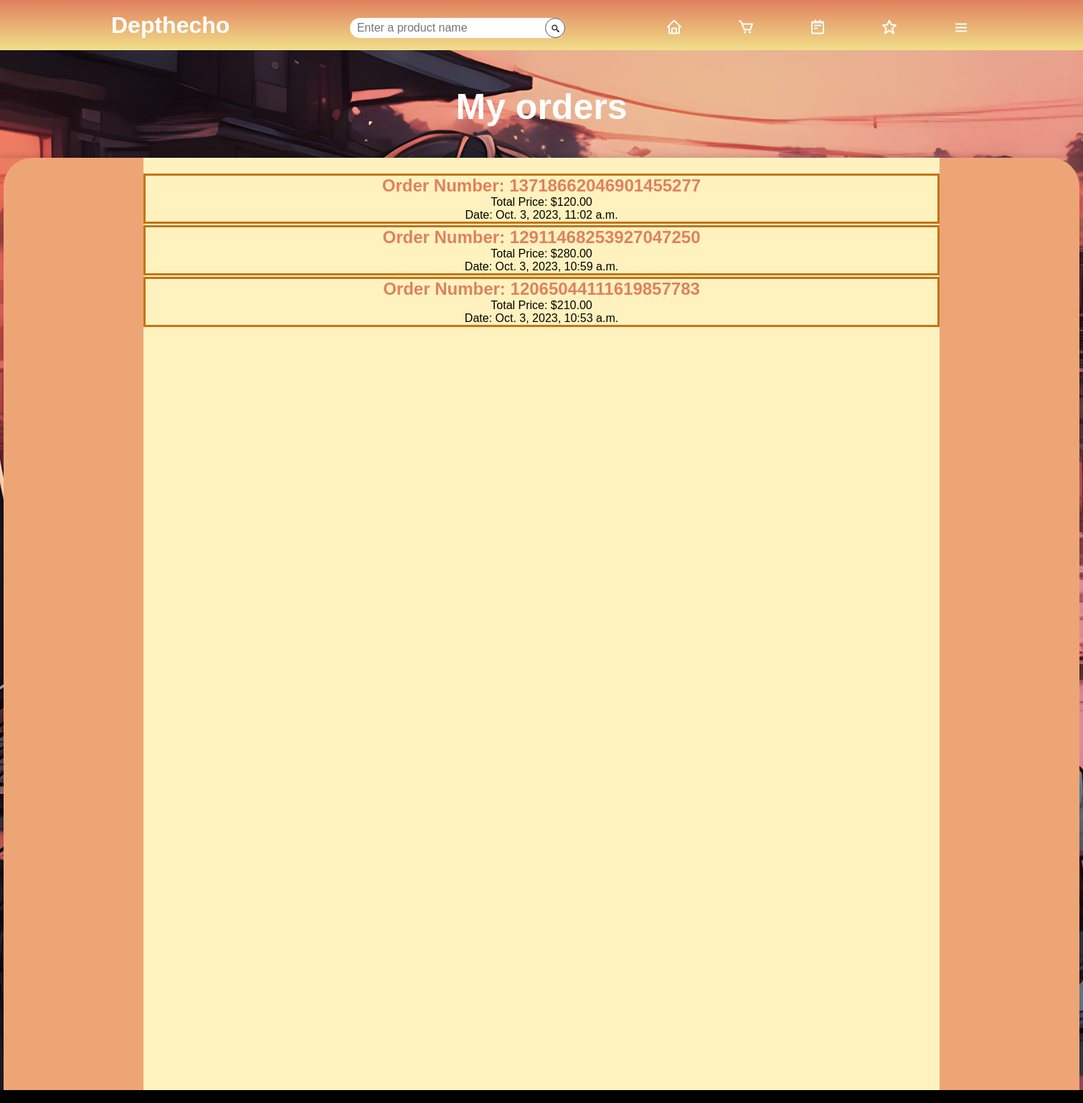
The page /orders/ (signed in) on the database as committed earlier.
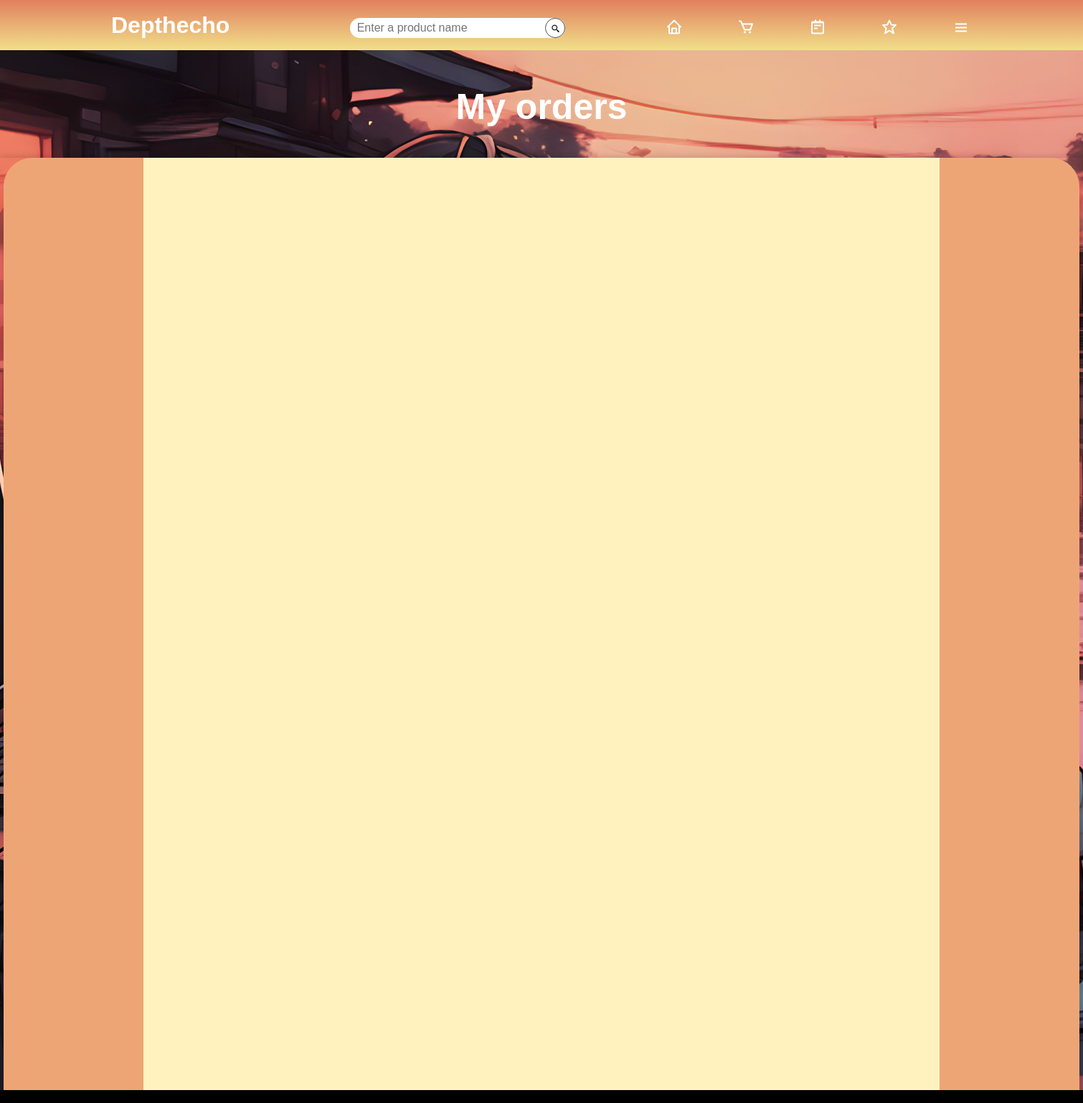
The same page on the database as committed later.
### orders/models.py (models this page shows, shortened)
class Order(models.Model):
    user = models.ForeignKey(CustomUser, on_delete=models.CASCADE)
    order_number = models.CharField(max_length=100, unique=True, default=generate_order_number)
    total_price = models.DecimalField(max_digits=10, decimal_places=2)
    order_date = models.DateTimeField(auto_now_add=True)
    products = models.ManyToManyField(Product)

### orders/views.py (the view)
# urls.py: path('orders/', views.orders_page, name='orders'),
@login_required(login_url='login-page')
def orders_page(request):
    orders = Order.objects.order_by('-order_date')
    user = request.user
    try:
        profile = UserProfile.objects.get(user=user)
    except UserProfile.DoesNotExist:
        profile = None
    context = {
        'profile': profile,
        'orders': orders,
    }
    return render(request, 'orders/orders_page.html', context)

### orders/templates/orders/orders_page.html (shortened to what this page needs)
{% extends 'mainpage/base.html' %}
{% load static %}
{% load cart_tags %}
{% block content %}
{% include 'mainpage/main_header.html' %}
<div class="orders-page-body">
    <div class="empty-space">
        <h1 class="store-header">
            My orders
        </h1>
    </div>
    <section class="orders-page-main">
        <div class="orders-page-content">
            <div class="orders-page-container{% if orders|length < 9 %} height-1300{% endif %}">
                 <ul>
                {% for order in orders %}
                <li>
                     <h2><a href="{% url 'order-detail' order.id %}">Order Number: {{ order.order_number }}</a></h2>
                    <p>Total Price: ${{ order.total_price }}</p>
                    <p>Date: {{ order.order_date }}</p>
                </li>
                {% endfor %}
            </ul>
            </div>
        </div>
    </section>
</div>
{% endblock %}

Rows that differ between the two databases and show on the page:
removed Order: order_number "13718662046901455277", total_price "120.00", order_date "Oct. 3, 2023, 11:02 a.m."
removed Order: order_number "12911468253927047250", total_price "280.00", order_date "Oct. 3, 2023, 10:59 a.m."
removed Order: order_number "12065044111619857783", total_price "210.00", order_date "Oct. 3, 2023, 10:53 a.m."
